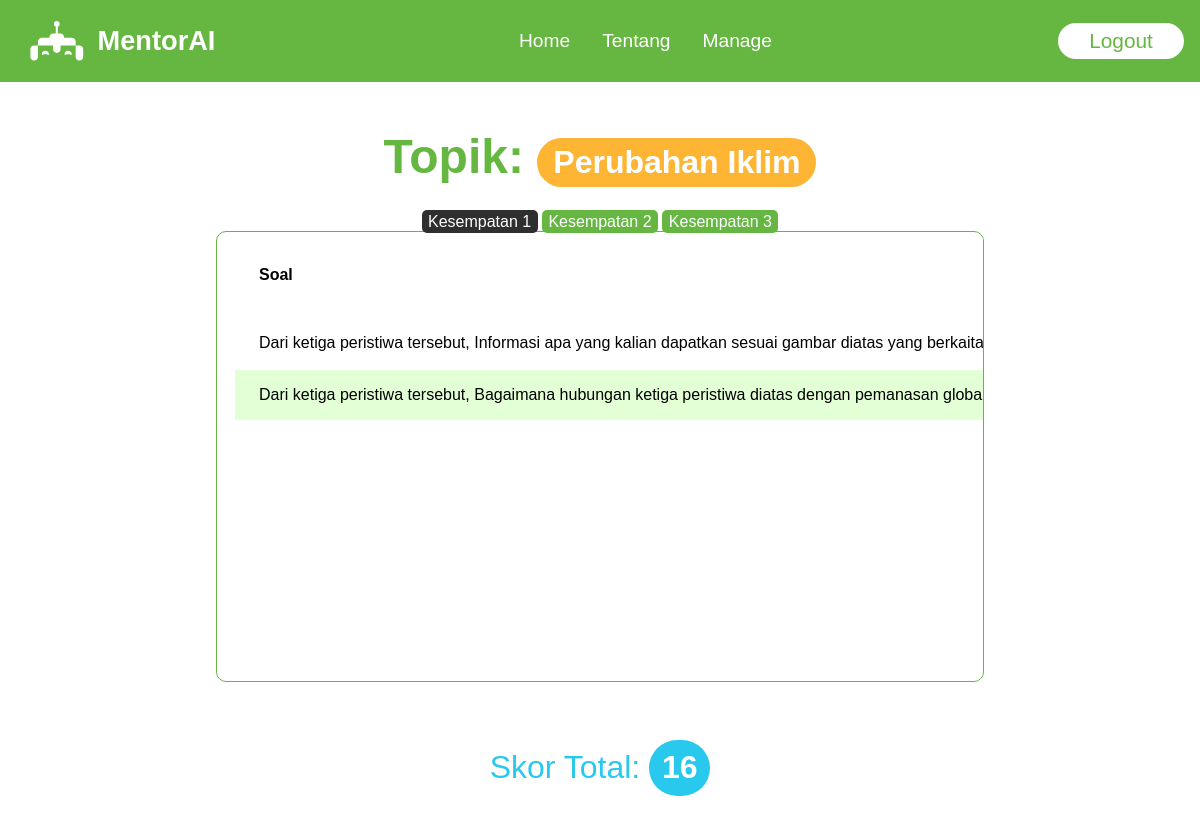
The page /myResult1/2/ (signed in) on the database as committed earlier.
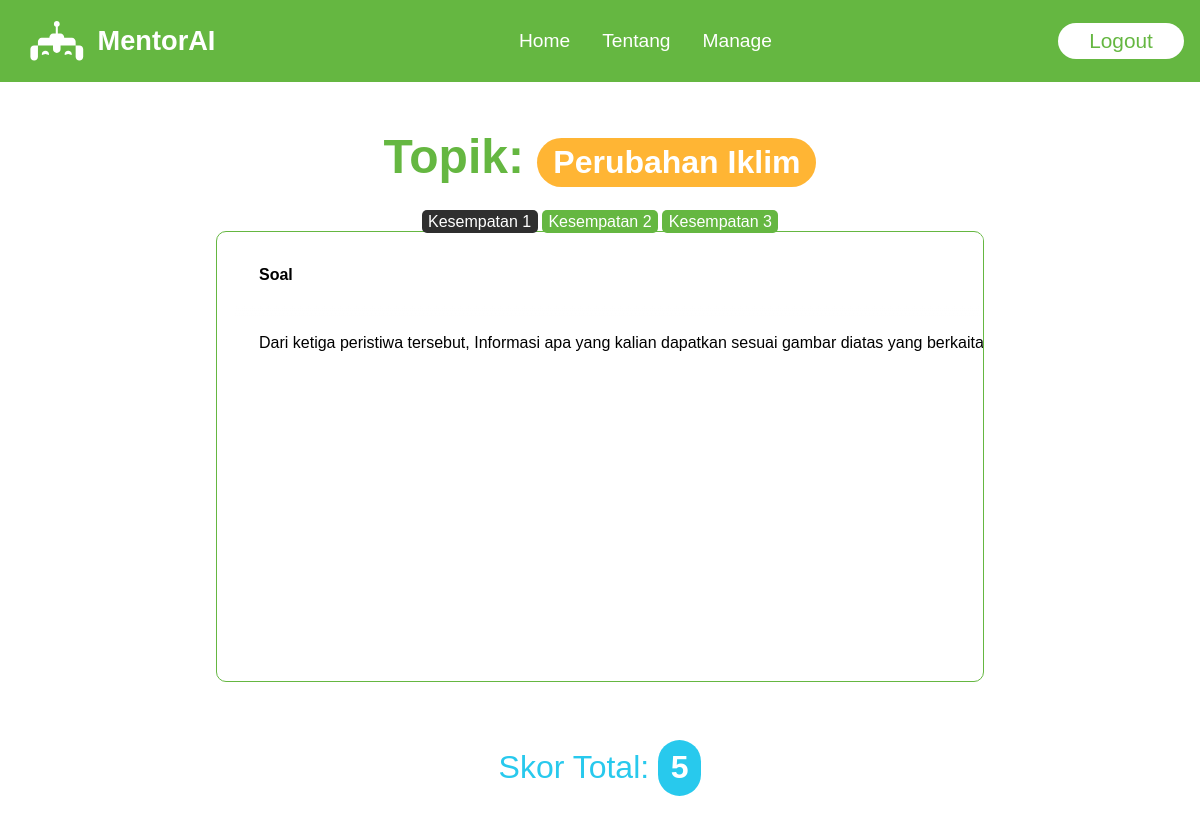
The same page on the database as committed later.
### appBelajar/models.py (models this page shows, shortened)
class Answers1(models.Model):
    user = models.ForeignKey(User, on_delete=models.CASCADE, null=True, blank=True)
    question = models.ForeignKey(Questions, on_delete=models.CASCADE)
    topic = models.ForeignKey(Topics, on_delete=models.CASCADE)
    answer = models.TextField(blank=True, null=True)
    feedback = models.TextField(blank=True, null=True)
    score = models.PositiveIntegerField(blank=True, null=True)

class Questions(models.Model):
    topic = models.ForeignKey(Topics, on_delete=models.CASCADE, blank=True, null=True)
    question = models.CharField(max_length=200, blank=True, null=True)
    image = models.ImageField(null=True, upload_to='appBelajar/templates/upload', blank=True)
    image_description = models.CharField(max_length=500, blank=True, null=True)
    def __str__(self):
        return self.question

### appBelajar/views.py (the view)
# urls.py: path("myResult1/<int:pk>/", views.myResult1, name='myResult1'),
@login_required(login_url='loginPage')
def myResult1(request, pk):
    topic = Topics.objects.get(id=pk)
    results = Answers1.objects.filter(user=request.user, topic=topic)
    score_sum = results.aggregate(Sum('score'))['score__sum'] or 0
    question_count = Questions.objects.filter(topic__id=pk).count()
    if question_count > 0:
        total_score = int((score_sum / (3 * question_count)) * 100)
    else:
        total_score = 0
    context = {'results': results, 'score': total_score, 'topic': topic}
    return render(request, 'appBelajar/myResult1.html', context)

### appBelajar/models.py (called while the page is built)
    def __str__(self):
        return self.name

### appBelajar/templates/appBelajar/myResult1.html (shortened to what this page needs)
{% extends 'main.html' %}
{% block content %}
<div class="myResult-container">
    <h1>Topik: <span>{{topic|title}}</span></h1>
    <a class="myResult-selected" id="myResult-chance1" href="{% url 'myResult1' topic.id %}">Kesempatan 1</a>
    <a class="myResult-Nselected" id="myResult-chance2" href="{% url 'myResult2' topic.id %}">Kesempatan 2</a>
    <a class="myResult-Nselected" id="myResult-chance3" href="{% url 'myResult3' topic.id %}">Kesempatan 3</a>
    <table class="myResult-table">
        <thead class="myResult-table-header">
            <th>Soal</th>
        </thead>
        {% for result in results %}
        <tr>
            <td>{{result.question}}</td>
        </tr>
        {% endfor %}
    </table>
    <p>Skor Total: <span>{{score}}</span></p>
</div>
{% endblock %}

Rows that differ between the two databases and show on the page:
removed Answers1: question "Dari ketiga peristiwa tersebut, Bagaimana hubungan ketiga peristiwa diatas dengan pemanasan…"
Other text that changed with them:
{{ score }}: "16" → "5"
